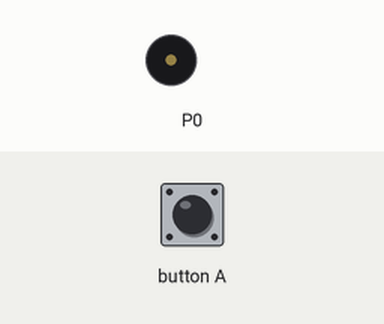
Bench run of a program on a simulated BBC micro:bit (MakeCode). Parts: buzzer (waves = sounding). Inputs (shaded band) come from the test bench.

Above: at 1.2 s.
1.3 s: button A pressed for 0.15 s
At 3.1 s:
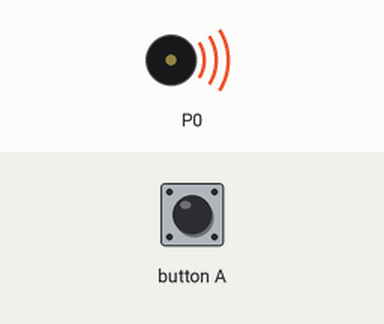
Timing chart, 0 to 10.4 s (numbered marks = the images above; inputs shaded):
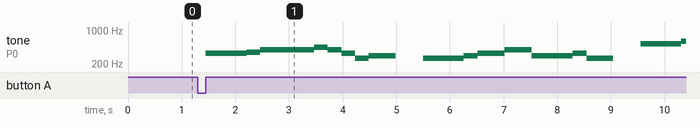

Measured:
- after the input at 1.3 s, tone on P0: plays 330 Hz for 0.76 s, 349 Hz for 0.26 s, 392 Hz for 1.0 s, 440 Hz for 0.26 s, 392 Hz for 0.26 s, 330 Hz for 0.26 s … (17 notes in this stretch), starting after 0.15 s

The program:

main.ts
```typescript
input.onButtonPressed(Button.A, function () {
    music.playTone(330, music.beat(BeatFraction.Whole))
    music.playTone(330, music.beat(BeatFraction.Half))
    music.playTone(349, music.beat(BeatFraction.Half))
    music.playTone(392, music.beat(BeatFraction.Double))
    music.playTone(440, music.beat(BeatFraction.Half))
    music.playTone(392, music.beat(BeatFraction.Half))
    music.playTone(330, music.beat(BeatFraction.Half))
    music.playTone(262, music.beat(BeatFraction.Half))
    music.playTone(294, music.beat(BeatFraction.Whole))
    music.rest(music.beat(BeatFraction.Whole))
    music.playTone(262, music.beat(BeatFraction.Whole))
    music.playTone(262, music.beat(BeatFraction.Half))
    music.playTone(294, music.beat(BeatFraction.Half))
    music.playTone(330, music.beat(BeatFraction.Whole))
    music.playTone(392, music.beat(BeatFraction.Whole))
    music.playTone(294, music.beat(BeatFraction.Half))
    music.playTone(294, music.beat(BeatFraction.Half))
    music.playTone(294, music.beat(BeatFraction.Half))
    music.playTone(330, music.beat(BeatFraction.Half))
    music.playTone(262, music.beat(BeatFraction.Whole))
    music.rest(music.beat(BeatFraction.Whole))
    music.playTone(523, music.beat(BeatFraction.Whole))
    music.playTone(523, music.beat(BeatFraction.Half))
    music.playTone(587, music.beat(BeatFraction.Half))
    music.playTone(523, music.beat(BeatFraction.Whole))
    music.playTone(440, music.beat(BeatFraction.Whole))
    music.playTone(523, music.beat(BeatFraction.Half))
    music.playTone(523, music.beat(BeatFraction.Half))
    music.playTone(523, music.beat(BeatFraction.Half))
    music.playTone(523, music.beat(BeatFraction.Half))
    music.playTone(392, music.beat(BeatFraction.Whole))
    music.rest(music.beat(BeatFraction.Whole))
    music.playTone(523, music.beat(BeatFraction.Whole))
    music.playTone(523, music.beat(BeatFraction.Half))
    music.playTone(587, music.beat(BeatFraction.Half))
    music.playTone(523, music.beat(BeatFraction.Whole))
    music.playTone(440, music.beat(BeatFraction.Whole))
    music.playTone(523, music.beat(BeatFraction.Half))
    music.playTone(523, music.beat(BeatFraction.Half))
    music.playTone(523, music.beat(BeatFraction.Half))
    music.playTone(523, music.beat(BeatFraction.Half))
    music.playTone(392, music.beat(BeatFraction.Whole))
    music.rest(music.beat(BeatFraction.Whole))
    music.playTone(262, music.beat(BeatFraction.Whole))
    music.playTone(262, music.beat(BeatFraction.Half))
    music.playTone(294, music.beat(BeatFraction.Half))
    music.playTone(330, music.beat(BeatFraction.Whole))
    music.playTone(392, music.beat(BeatFraction.Whole))
    music.playTone(294, music.beat(BeatFraction.Half))
    music.playTone(294, music.beat(BeatFraction.Half))
    music.playTone(294, music.beat(BeatFraction.Half))
    music.playTone(330, music.beat(BeatFraction.Half))
    music.playTone(262, music.beat(BeatFraction.Whole))
    music.rest(music.beat(BeatFraction.Whole))
    music.playTone(262, music.beat(BeatFraction.Whole))
    music.playTone(262, music.beat(BeatFraction.Half))
    music.playTone(294, music.beat(BeatFraction.Half))
    music.playTone(330, music.beat(BeatFraction.Whole))
    music.playTone(392, music.beat(BeatFraction.Whole))
    music.playTone(294, music.beat(BeatFraction.Half))
    music.playTone(294, music.beat(BeatFraction.Half))
    music.playTone(294, music.beat(BeatFraction.Half))
    music.playTone(330, music.beat(BeatFraction.Half))
    music.playTone(262, music.beat(BeatFraction.Whole))
    music.rest(music.beat(BeatFraction.Whole))
})
basic.forever(function () {

})
```

test.ts
```typescript
// 테스트는 여기로 이동합니다; 이 패키지가 확장으로 사용될 때 컴파일되지 않을 것 입니다.
```
